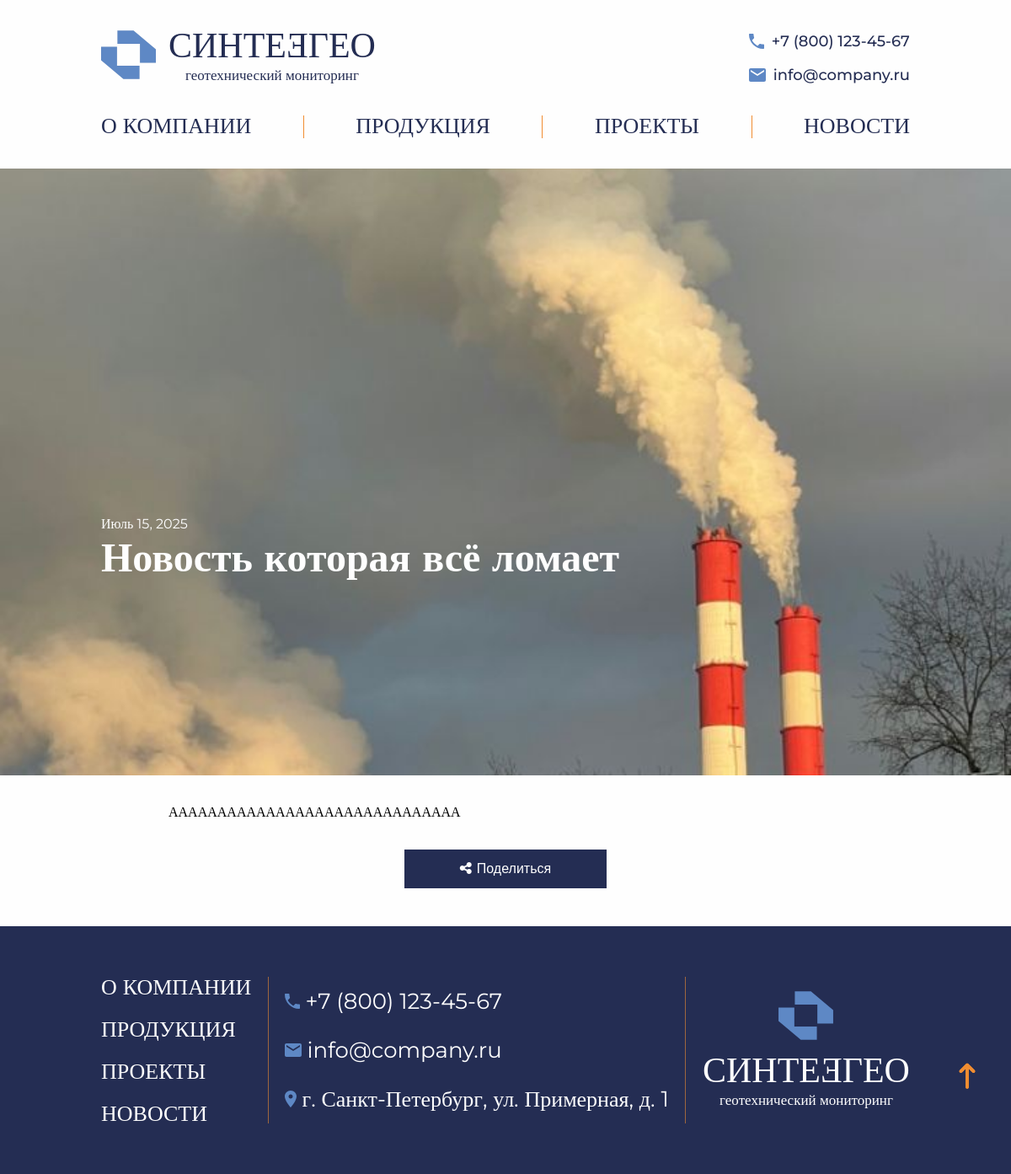
The page /news/39/ on the database its author committed.
### content/models.py (models this page shows, shortened)
class AboutIndex(models.Model):
    phone = models.TextField(verbose_name="Номер телефона")
    email = models.EmailField(verbose_name="Адрес электронной почтой")
    address = models.TextField(default=None, verbose_name="Адрес предприятия")
    slogan = models.TextField(verbose_name="Слоган")
    description_1 = models.TextField(
        verbose_name="Описание 'О компании' для первого блока главной страницы"
    )
    description_2 = models.TextField(
        verbose_name="Описание 'О компании' для второго блока главной страницы"
    )
    class Meta:
        verbose_name = "Наполнение главной страницы"
        verbose_name_plural = "Наполнение главной страницы (должно быть одно)"

class NewsImage(models.Model):
    news = models.ForeignKey(
        New,
        related_name="images",
        on_delete=models.CASCADE,
        verbose_name="Новость, которой назначается фотография",
    )
    image = models.ImageField(
        upload_to="news_images/", verbose_name="Фотография новости"
    )
    class Meta:
        verbose_name = "Изображение новости"
        verbose_name_plural = "Изображения новостей"

class New(models.Model):
    name = models.CharField(max_length=256, verbose_name="Заголовок новости")
    pub_date = models.DateField(
        verbose_name="Дата выхода новости",
        auto_now_add=True,
    )
    text = models.TextField(verbose_name="Текст новости")
    video = models.FileField(
        upload_to="news_videos/",
        null=True,
        blank=True,
        verbose_name="Видео новости",
    )
    class Meta:
        verbose_name = "Новость"
        verbose_name_plural = "Новости"

### api/views.py (the view)
# urls.py: path("news/<int:id>/", new_detail_view, name="news_detail"),
def new_detail_view(request, id):
    article = get_object_or_404(New, id=id)
    images = article.images.all()
    return render(
        request,
        "main/news_detail.html",
        {
            "article": article,
            "images": images,
        },
    )

### api/context_processors.py (called while the page is built)
def about_index_processor(request):
    about_index = AboutIndex.objects.first()
    return {"about_index": about_index}

### templates/main/news_detail.html (shortened to what this page needs)
{% extends 'main/base.html' %}
{% load static %}
{% block content %}
<a href="#top" class="button-up">
    <i class="fas fa-solid fa-arrow-up-long"></i>
</a>
<section class="banner news__banner">
    <div class="news__carousel carousel">
      <div class="news__carousel__cards carousel__cards">
        {% for image_one in article.images.all %}
            <div class="carousel-item news__carousel-item">
            <div class="news__carousel-item__wrapper">
                <div class="news__banner__background">
                <img src="{{ image_one.image.url }}" alt="" class="news__banner__background__img">
                </div>
                <div class="container">
                <div class="banner__wrapper">
                    <div class="banner__timestamp">{{ article.pub_date }}</div>
                    <div class="banner__title">
                    {{ article.name }}
                    </div>
                </div>
                </div>
            </div>
            </div>
        {% endfor %}
      </div>
    </div>
  </section>
<section class="news-content">
    <div class="container">
        <div class="news-content__wrapper">
            <div class="news-content__text">
                <p class="news-content__paragraph">{{ article.text }}</p>
            </div>
            <div class="news-content__buttons">
                <button class="button button__accent">
                    <span>
                        <i class="fa-solid fa-share-nodes"></i>
                        Поделиться
                    </span>
                </button>
            </div>
        </div>
    </div>
</section>
{% endblock %}

### templates/includes/header.html (shortened to what this page needs)
{% load static %}
<header class="header">
  <div class="container">
    <div class="header__wrapper">
      <div class="header__main-menu">
        <div class="header__logo">
            <a href="{% url 'index' %}" class="header__logo_link">
            <div class="header__logo__icon">
                <img src="{% static 'main/src/img/logo.svg' %}" alt="Логотип" class="header__logo__img">
            </div>
            <div class="header__logo__text">
              <div class="header__logo__title">синте <span class="rotate-e">e</span> гео</div>
              <div class="header__logo__subtitle">геотехнический мониторинг</div>
            </div>
          </a>
        </div>
        <div class="header__contacts">
            <div class="header__contacts__phone">
                <img src="{% static 'main/src/icon/phone.svg' %}" alt="Телефон" class="header__contacts__phone__icon">
                <a href="tel:{{ about_index.phone }}" class="header__contacts__phone__text">{{ about_index.phone }}</a>
            </div>
            <div class="header__contacts__mail">
                <img src="{% static 'main/src/icon/email.svg' %}" alt="Email" class="header__contacts__mail__icon">
                <a href="mailto:{{ about_index.email }}" class="header__contacts__mail__text">{{ about_index.email }}</a>
            </div>
        </div>
    </div>
    <nav class="header__navbar navbar">
        <ul class="header__navbar__list">
            <a href="{% url 'about' %}" class="header__navbar__list__link">
                <li class="header__navbar__list__item">о компании</li>
            </a>
            <a href="{% url 'products' %}" class="header__navbar__list__link">
                <li class="header__navbar__list__item">продукция</li>
            </a>
            <a href="{% url 'projects' %}" class="header__navbar__list__link">
                <li class="header__navbar__list__item">проекты</li>
            </a>
            <a href="{% url 'news' %}" class="header__navbar__list__link">
                <li class="header__navbar__list__item">новости</li>
            </a>
        </ul>
    </nav>
    </div>
  </div>
</header>

### templates/includes/footer.html (shortened to what this page needs)
{% load static %}
<footer class="footer">
    <div class="container">
        <div class="footer__wrapper">
            <nav class="footer__navbar navbar">
                <ul class="footer__navbar__list">
                    <li><a href="{% url 'about' %}" class="footer__navbar__list__link">О компании</a></li>
                    <li><a href="{% url 'products' %}" class="footer__navbar__list__link">Продукция</a></li>
                    <li><a href="#" class="footer__navbar__list__link">Проекты</a></li>
                    <li><a href="{% url 'news' %}" class="footer__navbar__list__link">Новости</a></li>
                </ul>
            </nav>
            <div class="footer__contacts">
                <div class="footer__contacts__phone">
                    <img src="{% static 'main/src/icon/phone.svg' %}" alt="Телефон" class="footer__contacts__phone__icon">
                    <a href="tel:{{ about_index.phone }}" class="footer__contacts__phone__text">{{ about_index.phone }}</a>
                </div>
                <div class="footer__contacts__mail">
                    <img src="{% static 'main/src/icon/email.svg' %}" alt="Email" class="footer__contacts__mail__icon">
                    <a href="mailto:{{ about_index.email }}" class="footer__contacts__phone__text">{{ about_index.email }}</a>
                </div>
                <div class="footer__contacts__address">
                    <img src="{% static 'main/src/icon/location.svg' %}" alt="Адрес" class="footer__contacts__address__icon">
                    <a href="https://yandex.ru/maps/-/CHAye4PR" target="_blank" class="footer__contacts__phone__text">
                        {{ about_index.address }}
                    </a>
                </div>
            </div>
            <div class=" footer__logo">
                <a href="/" class="footer__logo_link">
                  <div class="footer__logo__icon">
                    <img src="{% static 'main/src/img/logo.svg' %}" alt="Логотип" class="footer__logo__img">
                  </div>
                  <div class="footer__logo__text">
                    <div class="footer__logo__title">синте <span class="rotate-e">e</span> гео</div>
                    <div class="footer__logo__subtitle">геотехнический мониторинг</div>
                  </div>
                </a>
              </div>
        </div>
    </div>
</footer>

### rows shown on the page
AboutIndex: phone "+7 (800) 123-45-67", email "info@company.ru", address "г. Санкт-Петербург, ул. Примерная, д. 1"
NewsImage: image (picture)
New: pub_date "Июль 15, 2025", name "Новость которая всё ломает", text "АААААААААААААААААААААААААААААА"
